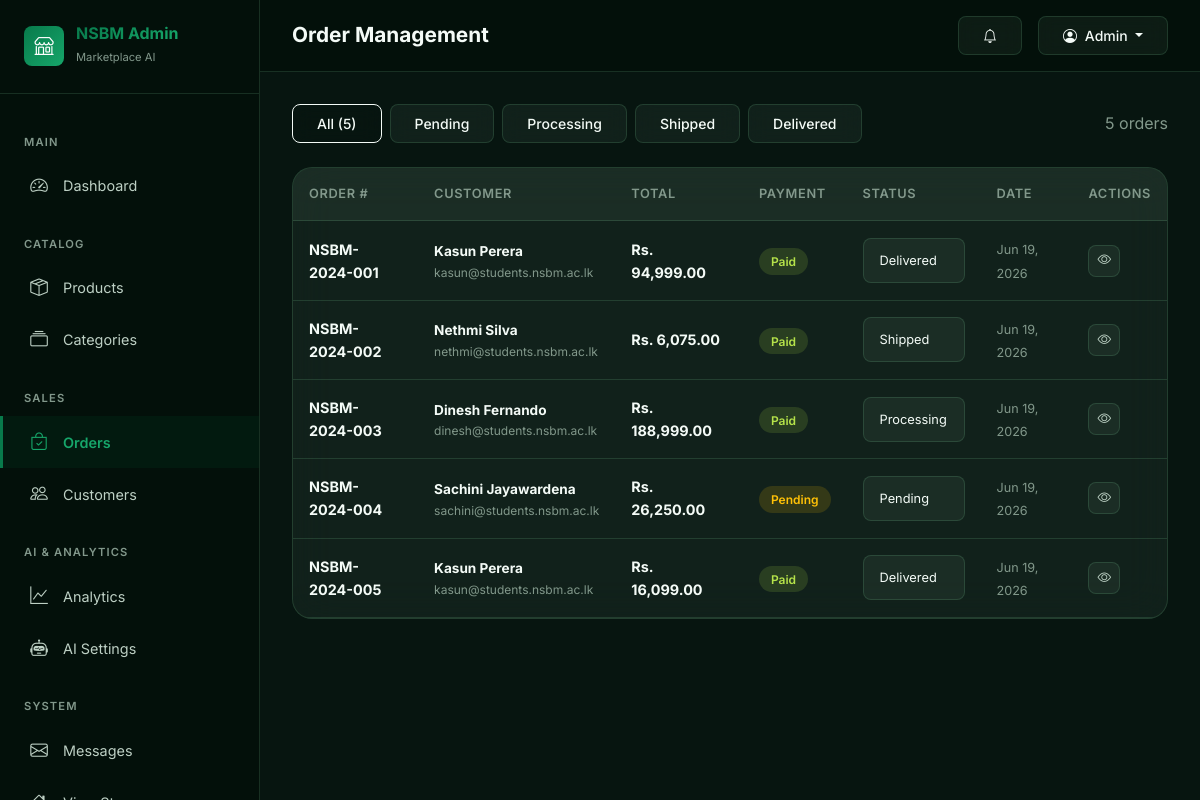
Page /admin/pages/orders.php on the committed database.
### tables this page shows
CREATE TABLE orders (
    id INT AUTO_INCREMENT PRIMARY KEY,
    user_id INT NOT NULL,
    order_number VARCHAR(50) NOT NULL UNIQUE,
    subtotal DECIMAL(10,2) NOT NULL,
    tax DECIMAL(10,2) DEFAULT 0.00,
    shipping_fee DECIMAL(10,2) DEFAULT 0.00,
    discount DECIMAL(10,2) DEFAULT 0.00,
    total DECIMAL(10,2) NOT NULL,
    status ENUM('pending', 'processing', 'shipped', 'delivered', 'cancelled', 'refunded') DEFAULT 'pending',
    payment_method VARCHAR(100) DEFAULT 'card',
    payment_status ENUM('pending', 'paid', 'failed', 'refunded') DEFAULT 'pending',
    shipping_address TEXT NOT NULL,
    shipping_city VARCHAR(100) NOT NULL,
    shipping_phone VARCHAR(20) NOT NULL,
    notes TEXT DEFAULT NULL,
    created_at TIMESTAMP DEFAULT CURRENT_TIMESTAMP,
    updated_at TIMESTAMP DEFAULT CURRENT_TIMESTAMP ON UPDATE CURRENT_TIMESTAMP,
    FOREIGN KEY (user_id) REFERENCES users(id) ON DELETE CASCADE,
    INDEX idx_user (user_id),
    INDEX idx_order_number (order_number),
    INDEX idx_status (status),
    INDEX idx_created (created_at)
);

CREATE TABLE users (
    id INT AUTO_INCREMENT PRIMARY KEY,
    first_name VARCHAR(100) NOT NULL,
    last_name VARCHAR(100) NOT NULL,
    email VARCHAR(255) NOT NULL UNIQUE,
    password VARCHAR(255) NOT NULL,
    phone VARCHAR(20) DEFAULT NULL,
    address TEXT DEFAULT NULL,
    city VARCHAR(100) DEFAULT NULL,
    avatar VARCHAR(500) DEFAULT NULL,
    role ENUM('customer', 'admin') DEFAULT 'customer',
    status ENUM('active', 'inactive', 'banned') DEFAULT 'active',
    email_verified_at TIMESTAMP NULL DEFAULT NULL,
    created_at TIMESTAMP DEFAULT CURRENT_TIMESTAMP,
    updated_at TIMESTAMP DEFAULT CURRENT_TIMESTAMP ON UPDATE CURRENT_TIMESTAMP,
    INDEX idx_email (email),
    INDEX idx_role (role),
    INDEX idx_status (status)
);

### config/database.php (called while the page is built, shortened)
<?php
class Database {
    private static ?Database $instance = null;
    private ?PDO $connection = null;
    private string $host;
    private string $dbname;
    private string $username;
    private string $password;
    private string $charset = 'utf8mb4';
    private function __construct() {
        $this->host = getenv('DB_HOST') ?: 'localhost';
        $this->dbname = getenv('DB_NAME') ?: 'nsbm_marketplace';
        $this->username = getenv('DB_USER') ?: 'nsbm_user';
        $this->password = getenv('DB_PASS') ?: 'nsbm_pass123';
    }
    public static function getInstance(): Database {
        if (self::$instance === null) {
            self::$instance = new Database();
        }
        return self::$instance;
    }
    public function getConnection(): PDO {
        if ($this->connection === null) {
            try {
                $dsn = "mysql:host={$this->host};dbname={$this->dbname};charset={$this->charset}";
                $options = [
                    PDO::ATTR_ERRMODE => PDO::ERRMODE_EXCEPTION,
                    PDO::ATTR_DEFAULT_FETCH_MODE => PDO::FETCH_ASSOC,
                    PDO::ATTR_EMULATE_PREPARES => false,
                    PDO::MYSQL_ATTR_INIT_COMMAND => "SET NAMES {$this->charset}"
                ];
                $this->connection = new PDO($dsn, $this->username, $this->password, $options);
            } catch (PDOException $e) {
                error_log("Database Connection Error: " . $e->getMessage());
                throw new Exception("Database connection failed. Please check configuration.");
            }
        }
        return $this->connection;
    }
}

### models/Order.php (called while the page is built, shortened)
<?php
class Order {
    private PDO $db;
    public function __construct() {
        $this->db = Database::getInstance()->getConnection();
    }
    public function getAll(int $limit = ADMIN_ITEMS_PER_PAGE, int $offset = 0, array $filters = []): array {
        $where = ['1=1'];
        $params = [];
        $whereClause = implode(' AND ', $where);
        $stmt = $this->db->prepare(
            "SELECT o.*, u.first_name, u.last_name, u.email
             FROM orders o
             LEFT JOIN users u ON o.user_id = u.id
             WHERE {$whereClause}
             ORDER BY o.created_at DESC
             LIMIT :limit OFFSET :offset"
        );
        $stmt->bindValue(':limit', $limit, PDO::PARAM_INT);
        $stmt->bindValue(':offset', $offset, PDO::PARAM_INT);
        $stmt->execute();
        return $stmt->fetchAll();
    }
    public function getCount(array $filters = []): int {
        $where = ['1=1'];
        $params = [];
        $whereClause = implode(' AND ', $where);
        $stmt = $this->db->prepare("SELECT COUNT(*) FROM orders WHERE {$whereClause}");
        $stmt->execute($params);
        return (int) $stmt->fetchColumn();
    }
}

### config/app.php (called while the page is built, shortened)
<?php
function sanitize(string $input): string {
    return htmlspecialchars(trim($input), ENT_QUOTES, 'UTF-8');
}
function formatPrice(float $amount): string {
    return APP_CURRENCY_SYMBOL . ' ' . number_format($amount, 2);
}

### admin/pages/orders.php (the view, shortened to what this page needs)
<?php
require_once __DIR__ . '/../../config/app.php';
require_once __DIR__ . '/../../config/database.php';
require_once __DIR__ . '/../../models/Order.php';
$orderModel = new Order();
$statusFilter = $_GET['status'] ?? '';
$filters = $statusFilter ? ['status' => $statusFilter] : [];
$page = max(1, (int)($_GET['page'] ?? 1));
$orders = $orderModel->getAll(ADMIN_ITEMS_PER_PAGE, ($page - 1) * ADMIN_ITEMS_PER_PAGE, $filters);
$totalOrders = $orderModel->getCount($filters);
include __DIR__ . '/../includes/header.php';
?>
<div class="d-flex justify-content-between align-items-center mb-4 flex-wrap gap-2">
    <div class="d-flex gap-2 flex-wrap">
        <a href="orders.php" class="btn btn-glass btn-sm <?= !$statusFilter ? 'active' : '' ?>">All (<?= $orderModel->getCount() ?>)</a>
        <a href="orders.php?status=pending" class="btn btn-glass btn-sm <?= $statusFilter === 'pending' ? 'active' : '' ?>">Pending</a>
        <a href="orders.php?status=processing" class="btn btn-glass btn-sm <?= $statusFilter === 'processing' ? 'active' : '' ?>">Processing</a>
        <a href="orders.php?status=shipped" class="btn btn-glass btn-sm <?= $statusFilter === 'shipped' ? 'active' : '' ?>">Shipped</a>
        <a href="orders.php?status=delivered" class="btn btn-glass btn-sm <?= $statusFilter === 'delivered' ? 'active' : '' ?>">Delivered</a>
    </div>
    <p class="text-muted-custom mb-0"><?= $totalOrders ?> orders</p>
</div>
<div class="admin-card">
    <div class="admin-card-body p-0">
        <div class="table-responsive">
            <table class="admin-table">
                <thead>
                    <tr>
                        <th>Order #</th>
                        <th>Customer</th>
                        <th>Total</th>
                        <th>Payment</th>
                        <th>Status</th>
                        <th>Date</th>
                        <th>Actions</th>
                    </tr>
                </thead>
                <tbody>
                    <?php foreach ($orders as $order): ?>
                    <tr>
                        <td><strong><?= $order['order_number'] ?></strong></td>
                        <td>
                            <div>
                                <strong style="font-size:0.85rem;"><?= sanitize(($order['first_name'] ?? '') . ' ' . ($order['last_name'] ?? '')) ?></strong>
                                <div class="text-muted-custom" style="font-size:0.75rem;"><?= sanitize($order['email'] ?? '') ?></div>
                            </div>
                        </td>
                        <td><strong><?= formatPrice($order['total']) ?></strong></td>
                        <td><span class="status-badge status-<?= $order['payment_status'] ?>"><?= ucfirst($order['payment_status']) ?></span></td>
                        <td>
                            <select class="form-control form-control-custom form-control-sm" style="width:auto;font-size:0.8rem;"
                                    onchange="updateOrderStatus(<?= $order['id'] ?>, this.value)">
                                <option value="pending" <?= $order['status'] === 'pending' ? 'selected' : '' ?>>Pending</option>
                                <option value="processing" <?= $order['status'] === 'processing' ? 'selected' : '' ?>>Processing</option>
                                <option value="shipped" <?= $order['status'] === 'shipped' ? 'selected' : '' ?>>Shipped</option>
                                <option value="delivered" <?= $order['status'] === 'delivered' ? 'selected' : '' ?>>Delivered</option>
                            </select>
                        </td>
                        <td><small class="text-muted-custom"><?= date('M d, Y', strtotime($order['created_at'])) ?></small></td>
                        <td>
                            <button class="btn-action" onclick="viewOrder(<?= $order['id'] ?>)" title="View">
                                <i class="bi bi-eye"></i>
                            </button>
                        </td>
                    </tr>
                    <?php endforeach; ?>
                </tbody>
            </table>
        </div>
    </div>
</div>
<?php include __DIR__ . '/../includes/footer.php'; ?>

### assets/css/style.css (style rules this page uses)
:root { --primary: #087a4b; --primary-light: #16a66a; --primary-dark: #045832; --secondary: #b6e34a; --secondary-light: #d0f27c; --accent: #f2b84b; --accent-light: #ffd477; --bg-dark: #071510; --bg-darker: #04100b; --bg-card: rgba(16, 37, 27, 0.82); --bg-glass: rgba(189, 239, 205, 0.055); --bg-glass-hover: rgba(189, 239, 205, 0.095); --text-primary: #f4fbf7; --text-secondary: #bdd0c4; --text-muted: #82988b; --border-glass: rgba(129, 217, 163, 0.16); --border-hover: rgba(22, 166, 106, 0.58); --shadow-sm: 0 2px 10px rgba(0, 0, 0, 0.3); --shadow-md: 0 8px 32px rgba(0, 0, 0, 0.4); --shadow-lg: 0 16px 64px rgba(0, 0, 0, 0.5); --shadow-glow: 0 0 34px rgba(22, 166, 106, 0.24); --gradient-primary: linear-gradient(135deg, #087a4b, #16a66a); --gradient-secondary: linear-gradient(135deg, #16a66a, #b6e34a); --gradient-hero: linear-gradient(135deg, #071510 0%, #0d2318 52%, #071a13 100%); --gradient-card: linear-gradient(135deg, rgba(22, 166, 106, 0.13), rgba(182, 227, 74, 0.055)); --radius-sm: 8px; --radius-md: 12px; --radius-lg: 20px; --radius-xl: 30px; --transition: all 0.3s cubic-bezier(0.4, 0, 0.2, 1); --transition-slow: all 0.5s cubic-bezier(0.4, 0, 0.2, 1); }
* { margin: 0; padding: 0; box-sizing: border-box; }
body { font-family: 'Inter', -apple-system, BlinkMacSystemFont, sans-serif; background: var(--bg-dark); color: var(--text-primary); line-height: 1.6; overflow-x: hidden; min-height: 100vh; }
a { color: var(--primary-light); text-decoration: none; transition: var(--transition); }
.btn-glass { background: var(--bg-glass); backdrop-filter: blur(10px); border: 1px solid var(--border-glass); color: var(--text-primary); font-weight: 500; padding: 0.5rem 1.5rem; border-radius: var(--radius-sm); transition: var(--transition); }
.form-control-custom { background: var(--bg-glass); border: 1px solid var(--border-glass); color: var(--text-primary); border-radius: var(--radius-sm); padding: 0.75rem 1rem; transition: var(--transition); }
.form-control-custom::placeholder { color: var(--text-muted); }
.text-muted-custom { color: var(--text-muted) !important; }

### admin/assets/css/admin.css (style rules this page uses)
:root { --sidebar-width: 260px; --sidebar-collapsed: 70px; }
.admin-table { width: 100%; border-collapse: separate; border-spacing: 0; }
.admin-table thead th { background: var(--bg-glass); padding: 1rem; font-size: 0.8rem; text-transform: uppercase; letter-spacing: 0.05em; color: var(--text-muted); font-weight: 600; border-bottom: 1px solid var(--border-glass); }
.admin-table tbody td { padding: 1rem; border-bottom: 1px solid var(--border-glass); font-size: 0.9rem; vertical-align: middle; }
.admin-table tbody tr { transition: var(--transition); }
.admin-card { background: var(--bg-glass); backdrop-filter: blur(20px); border: 1px solid var(--border-glass); border-radius: var(--radius-lg); overflow: hidden; }
.admin-card-body { padding: 1.5rem; }
.status-badge { padding: 0.35rem 0.75rem; border-radius: var(--radius-xl); font-size: 0.75rem; font-weight: 600; text-transform: capitalize; }
.status-pending { background: rgba(255, 193, 7, 0.15); color: #ffc107; }
.status-paid { background: rgba(182, 227, 74, 0.15); color: #b6e34a; }
.btn-action { width: 32px; height: 32px; border-radius: var(--radius-sm); display: inline-flex; align-items: center; justify-content: center; border: 1px solid var(--border-glass); background: var(--bg-glass); color: var(--text-secondary); transition: var(--transition); cursor: pointer; font-size: 0.85rem; }

### rows in the picture
orders: order_number "NSBM-2024-001", user.last_name "Kasun Perera", user.email "kasun@students.nsbm.ac.lk", total "Rs. 94,999.00", payment_status "Paid", status+id "Delivered", created_at "Jun 19, 2026"
orders: order_number "NSBM-2024-002", user.last_name "Nethmi Silva", user.email "nethmi@students.nsbm.ac.lk", total "Rs. 6,075.00", payment_status "Paid", status+id "Shipped", created_at "Jun 19, 2026"
orders: order_number "NSBM-2024-003", user.last_name "Dinesh Fernando", user.email "dinesh@students.nsbm.ac.lk", total "Rs. 188,999.00", payment_status "Paid", status+id "Processing", created_at "Jun 19, 2026"
orders: order_number "NSBM-2024-004", user.last_name "Sachini Jayawardena", user.email "sachini@students.nsbm.ac.lk", total "Rs. 26,250.00", payment_status "Pending", status+id "Pending", created_at "Jun 19, 2026"
orders: order_number "NSBM-2024-005", user.last_name "Kasun Perera", user.email "kasun@students.nsbm.ac.lk", total "Rs. 16,099.00", payment_status "Paid", status+id "Delivered", created_at "Jun 19, 2026"

### other values in the picture
$pageTitle "Order Management"
$orderModel->getCount() "5"
$totalOrders "5"
